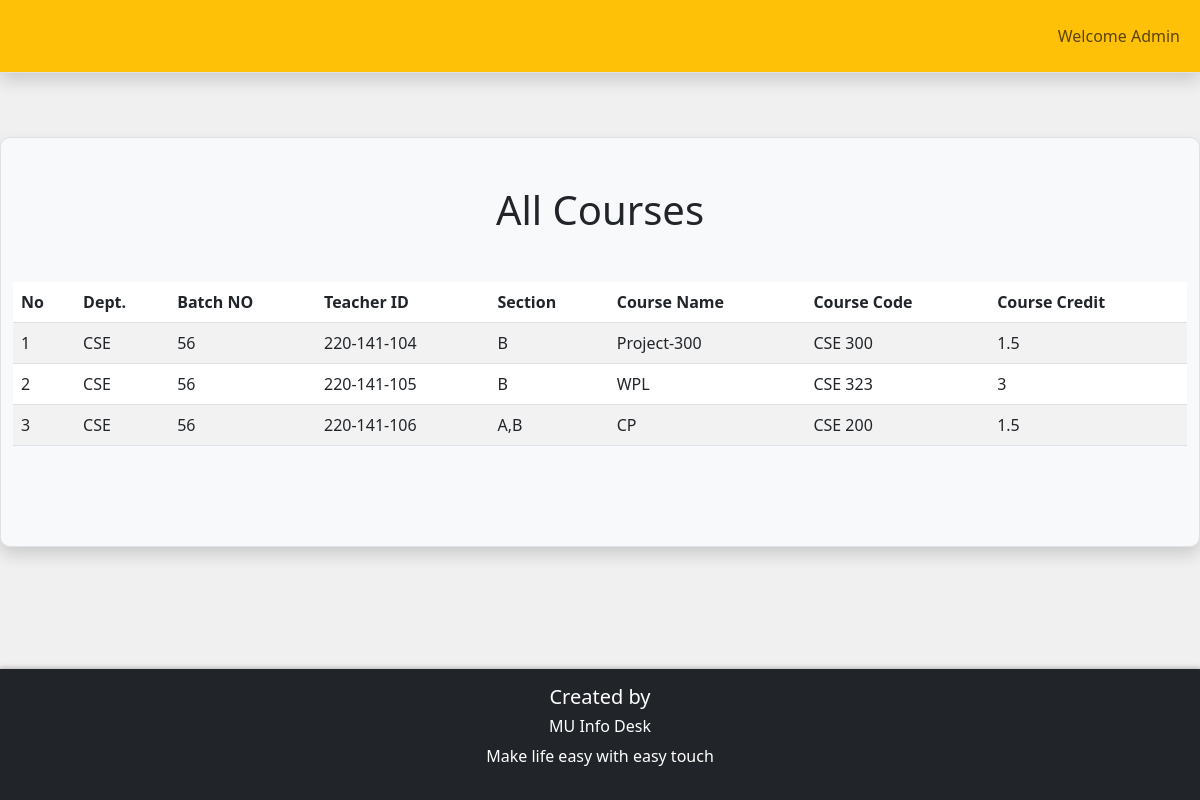
/admin_area/all-courses.php (signed in), run on the app's committed database.
### tables this page shows
CREATE TABLE `course` (
  `id` int(11) NOT NULL,
  `dept` varchar(255) NOT NULL,
  `batchNo` int(255) NOT NULL,
  `teacher_id` varchar(255) NOT NULL,
  `section` varchar(255) NOT NULL,
  `course_name` varchar(255) NOT NULL,
  `course_code` varchar(255) NOT NULL,
  `course_credit` varchar(255) NOT NULL
);

### admin_area/all-courses.php (the view, shortened to what this page needs)
<?php
require('header.php');
?>
    <div class="container-fluid mt-3  mb-5 bg-light rounded-lg border border-rounded shadow">
        <h1 class="text-center my-5">All Courses</h1>
        <table class="table table-striped ">
  <thead>
    <tr>
    <th scope="col">No</th>
      <th scope="col">Dept.</th>
      <th scope="col">Batch NO</th>
      <th scope="col">Teacher ID</th>
      <th scope="col">Section</th>
      <th scope="col">Course Name</th>
      <th scope="col">Course Code</th>
      <th scope="col">Course Credit</th>
    </tr>
  </thead>
  <tbody>
    <?php  global $con;
    $select_query = "SELECT * FROM `course` ";
$result_query = mysqli_query($con, $select_query);
$no = 1;
while ($row = mysqli_fetch_assoc($result_query)) {
    $id = $row['id'];
    $dept = $row['dept'];
    $batchNo = $row['batchNo'];
    $teacher_id = $row['teacher_id'];
    $section = $row['section'];
    $course_name = $row['course_name'];
    $course_code = $row['course_code'];
    $course_credit = $row['course_credit'];
    ?>
    <tr class='product-<?php echo $id;?>'>
      <td><?php echo $no++;?></td>
      <td><?php echo $dept;?></td>
      <td><?php echo $batchNo;?></td>
      <td><?php echo $teacher_id;?></td>
      <td><?php echo $section;?></td>
      <td><?php echo $course_name;?></td>
      <td><?php echo $course_code;?></td>
      <td><?php echo $course_credit;?></td>
    </tr>
    <?php
}?>
  </tbody>
</table>
</div>
<?php
require('footer.php')
?>

### css/style.css (style rules this page uses)
* { padding: 0; margin: 0; box-sizing: border-box; }

### admin_area/header.php (style rules this page uses)
table { margin-bottom: 100px !important; }
.border-rounded { border-radius: 10px; }

### data on the page
course: dept "CSE", batchNo "56", teacher "220-141-104", section "B", course_name "Project-300", course_code "CSE 300", course_credit "1.5"
course: dept "CSE", batchNo "56", teacher "220-141-105", section "B", course_name "WPL", course_code "CSE 323", course_credit "3"
course: dept "CSE", batchNo "56", teacher "220-141-106", section "A,B", course_name "CP", course_code "CSE 200", course_credit "1.5"

### other printed values
$_SESSION['admin_name'] "Admin"
